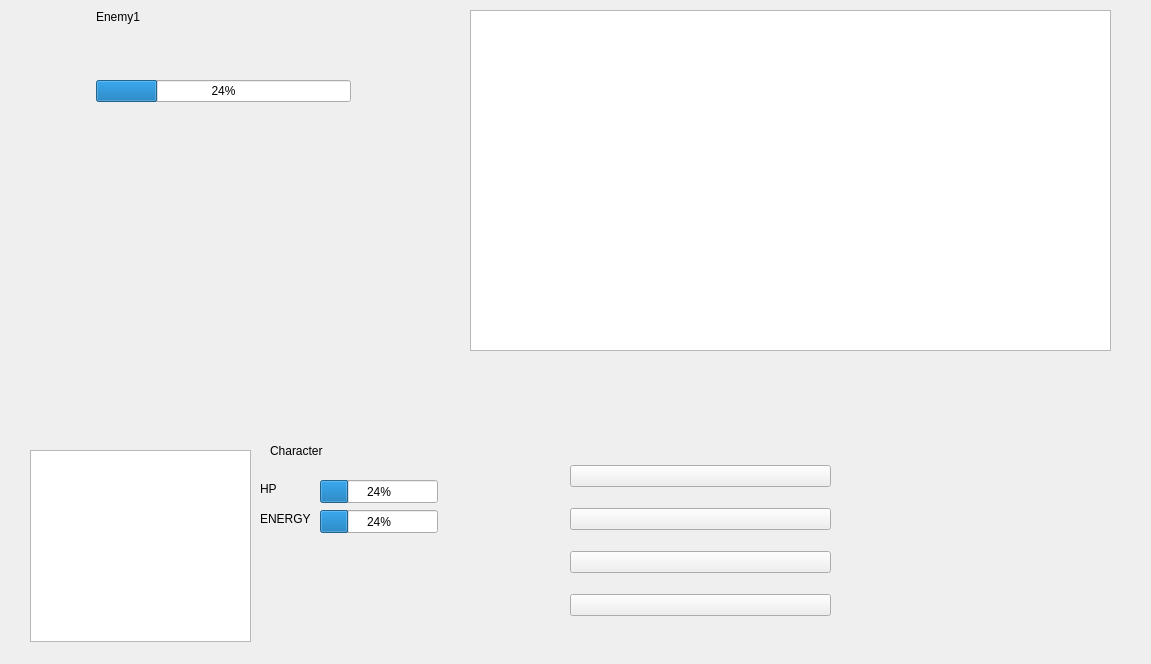
<?xml version="1.0" encoding="UTF-8"?>
<ui version="4.0">
 <class>battleui</class>
 <widget class="QWidget" name="battleui">
  <property name="geometry">
   <rect>
    <x>0</x>
    <y>0</y>
    <width>1151</width>
    <height>664</height>
   </rect>
  </property>
  <property name="windowTitle">
   <string>Form</string>
  </property>
  <widget class="QGraphicsView" name="Ally_view">
   <property name="geometry">
    <rect>
     <x>30</x>
     <y>450</y>
     <width>221</width>
     <height>192</height>
    </rect>
   </property>
  </widget>
  <widget class="QGraphicsView" name="Enemy_view">
   <property name="geometry">
    <rect>
     <x>470</x>
     <y>10</y>
     <width>641</width>
     <height>341</height>
    </rect>
   </property>
  </widget>
  <widget class="QLabel" name="Ally_name">
   <property name="geometry">
    <rect>
     <x>270</x>
     <y>430</y>
     <width>131</width>
     <height>41</height>
    </rect>
   </property>
   <property name="text">
    <string>Character</string>
   </property>
  </widget>
  <widget class="QWidget" name="formLayoutWidget">
   <property name="geometry">
    <rect>
     <x>50</x>
     <y>10</y>
     <width>401</width>
     <height>341</height>
    </rect>
   </property>
   <layout class="QFormLayout" name="formLayout">
    <property name="verticalSpacing">
     <number>56</number>
    </property>
    <property name="leftMargin">
     <number>40</number>
    </property>
    <property name="rightMargin">
     <number>100</number>
    </property>
    <item row="1" column="1">
     <widget class="QProgressBar" name="Enemy1_hp">
      <property name="value">
       <number>24</number>
      </property>
     </widget>
    </item>
    <item row="0" column="1">
     <widget class="QLabel" name="Enemy1_name">
      <property name="text">
       <string>Enemy1</string>
      </property>
     </widget>
    </item>
   </layout>
  </widget>
  <widget class="QProgressBar" name="Ally_hp">
   <property name="geometry">
    <rect>
     <x>320</x>
     <y>480</y>
     <width>118</width>
     <height>23</height>
    </rect>
   </property>
   <property name="value">
    <number>24</number>
   </property>
  </widget>
  <widget class="QWidget" name="verticalLayoutWidget">
   <property name="geometry">
    <rect>
     <x>570</x>
     <y>450</y>
     <width>261</width>
     <height>181</height>
    </rect>
   </property>
   <layout class="QVBoxLayout" name="verticalLayout">
    <item>
     <widget class="QPushButton" name="Attack1">
      <property name="text">
       <string/>
      </property>
     </widget>
    </item>
    <item>
     <widget class="QPushButton" name="Attack2">
      <property name="text">
       <string/>
      </property>
     </widget>
    </item>
    <item>
     <widget class="QPushButton" name="Attack3">
      <property name="text">
       <string/>
      </property>
     </widget>
    </item>
    <item>
     <widget class="QPushButton" name="Attack4">
      <property name="text">
       <string/>
      </property>
     </widget>
    </item>
   </layout>
  </widget>
  <widget class="QProgressBar" name="Ally_energy">
   <property name="geometry">
    <rect>
     <x>320</x>
     <y>510</y>
     <width>118</width>
     <height>23</height>
    </rect>
   </property>
   <property name="value">
    <number>24</number>
   </property>
  </widget>
  <widget class="QLabel" name="Ally_hp_label">
   <property name="geometry">
    <rect>
     <x>260</x>
     <y>480</y>
     <width>21</width>
     <height>17</height>
    </rect>
   </property>
   <property name="text">
    <string>HP</string>
   </property>
  </widget>
  <widget class="QLabel" name="Ally_energy_label">
   <property name="geometry">
    <rect>
     <x>260</x>
     <y>510</y>
     <width>54</width>
     <height>17</height>
    </rect>
   </property>
   <property name="text">
    <string>ENERGY</string>
   </property>
  </widget>
 </widget>
 <resources/>
 <connections/>
</ui>
